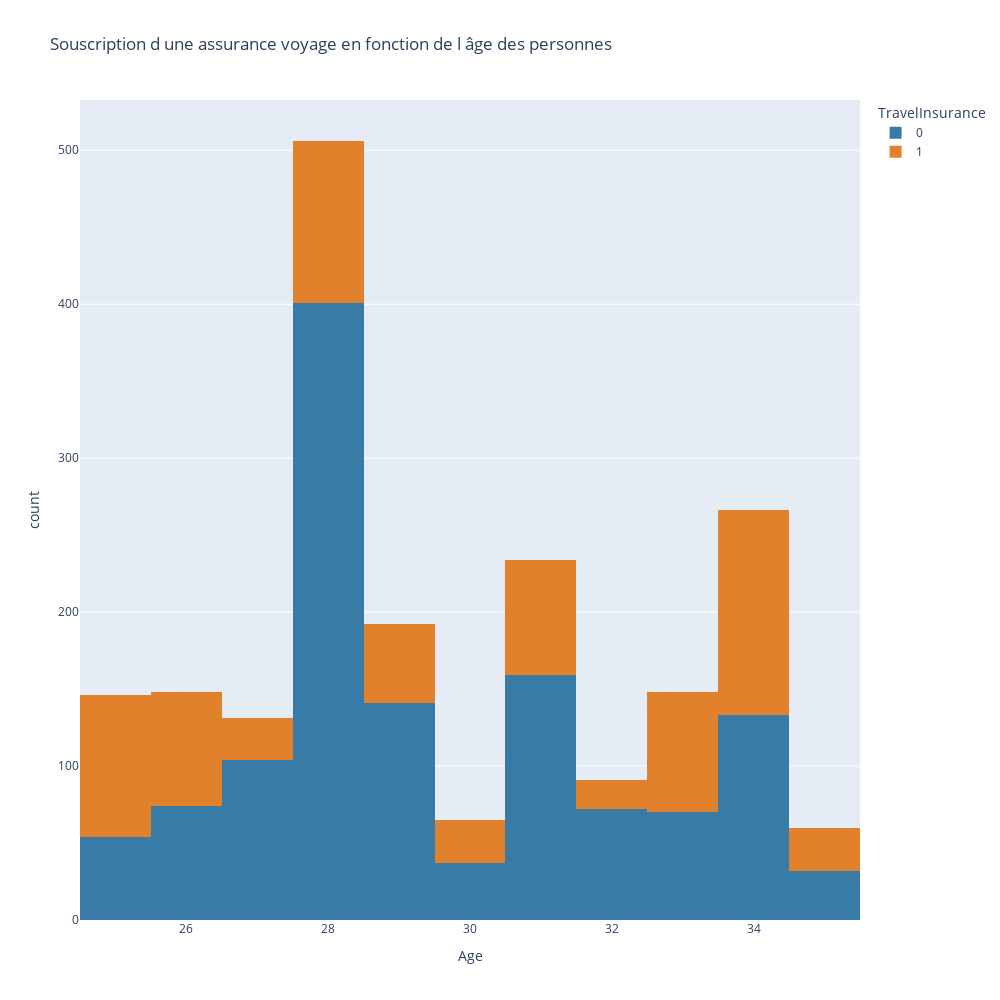

Notebook cell for this chart:
### Code cell
#Visualisation de la souscription d'une assurance voyage en fonction de l'âge des personnes#

px.histogram(tip,
             x='Age',
             color='TravelInsurance',
             color_discrete_map={1:'#E1812B', 0:'#377BA6'},
             title='Souscription d une assurance voyage en fonction de l âge des personnes',
             width=1000,
             height=1000,
             )

### Figure 1 — Plotly figure (JSON) as saved in the notebook; plotly's stock layout.template omitted (floating-point values rounded to 4 significant figures; data arrays with more than 128 entries replaced by an {"elided": "..."} marker saying what was removed)
{"data": [{"alignmentgroup": "True", "bingroup": "x", "hovertemplate": "TravelInsurance=0<br>Age=%{x}<br>count=%{y}<extra></extra>", "legendgroup": "0", "marker": {"color": "#377BA6", "pattern": {"shape": ""}}, "name": "0", "offsetgroup": "0", "orientation": "v", "showlegend": true, "type": "histogram", "x": {"elided": "1277 int values"}, "xaxis": "x", "yaxis": "y"}, {"alignmentgroup": "True", "bingroup": "x", "hovertemplate": "TravelInsurance=1<br>Age=%{x}<br>count=%{y}<extra></extra>", "legendgroup": "1", "marker": {"color": "#E1812B", "pattern": {"shape": ""}}, "name": "1", "offsetgroup": "1", "orientation": "v", "showlegend": true, "type": "histogram", "x": {"elided": "710 int values"}, "xaxis": "x", "yaxis": "y"}], "layout": {"barmode": "relative", "height": 1000, "legend": {"title": {"text": "TravelInsurance"}, "tracegroupgap": 0}, "title": {"text": "Souscription d une assurance voyage en fonction de l âge des personnes"}, "width": 1000, "xaxis": {"anchor": "y", "domain": [0, 1], "title": {"text": "Age"}}, "yaxis": {"anchor": "x", "domain": [0, 1], "title": {"text": "count"}}}}
